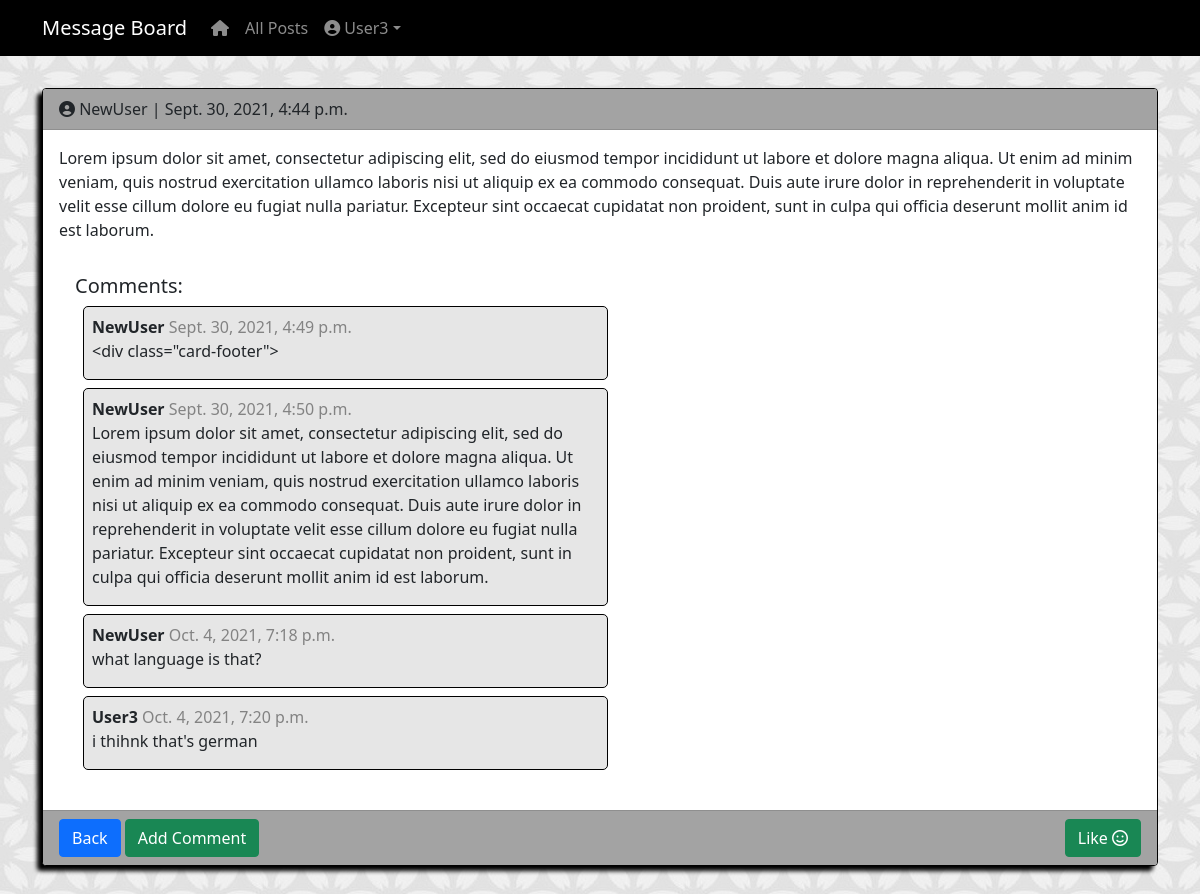
/posts/3/ (signed in), run on the app's committed database.
### accounts/models.py (models this page shows)
class CustomUser(AbstractUser):
    age = models.PositiveIntegerField(null=True, blank=True)

### posts/models.py (models this page shows, shortened)
class Post(models.Model):
    post_image = models.ImageField(null=True, blank=True, upload_to="images/")
    body = models.TextField()
    date = models.DateTimeField(auto_now_add=True)
    author = models.ForeignKey(get_user_model(), on_delete=models.CASCADE)
    likes = models.ManyToManyField(get_user_model(), related_name='likes')
    def total_likes(self):
        return self.likes.count()
    class Meta:
        ordering = ['-date',]

class Comment(models.Model):
    post = models.ForeignKey('Post', on_delete=models.CASCADE, related_name='comments')
    body = models.TextField()
    date = models.DateTimeField(auto_now_add=True)
    author = models.ForeignKey(get_user_model(), on_delete=models.CASCADE)

### posts/views.py (the view)
# urls.py: path('<int:pk>/', PostDetailView.as_view(), name='post_detail'),
class PostDetailView(DetailView):
    model = Post
    template_name = 'post_detail.html'
    def get_context_data(self, *args, **kwargs):
        context = super(PostDetailView, self).get_context_data(*args, **kwargs)
        stuff = get_object_or_404(Post, id=self.kwargs['pk'])
        total_likes = stuff.total_likes()
        liked = False
        if stuff.likes.filter(id=self.request.user.id).exists():
            liked = True
        context["total_likes"] = total_likes
        context["liked"] = liked
        return context

### templates/post_detail.html (shortened to what this page needs)
{% extends 'base.html' %}
{% block content %}
<div class="container" style="margin-bottom: 5rem;">
    <div class="card post-card">
        <div class="card-header">
            <div class="d-flex justify-content-between">
                <div>
                    <i class="fas fa-user-circle"></i> {{ post.author }} | {{ post.date }}
                </div>
            </div>
        </div>
        <div class="card-body">
        <p>{{ post.body }}</p>
<div class="card-body">
<h5>Comments:</h5>
{% if not post.comments.all %}
    No comments Yet...
{% else %}
    {% for comment in post.comments.all %}
    <div class="comment-box">
    <p><strong>{{ comment.author }}</strong> <span class="text-fade"> {{ comment.date }} </span><br>
        {{ comment.body }} <br>
        </p>
        </div>
    {% endfor %}
{% endif %}
</div>
</div>
<div class="card-footer">
    <div class="d-flex justify-content-between">
        <div>
            <a class="btn btn-primary" href="{% url 'post_list' %}">Back</a>
            <a class="btn btn-success" href="{% url 'add_comment_to_post' post.pk %}">Add Comment</a>
        </div>
        <div>
            <form action="{% url 'like_post' post.pk %}" method="POST">
                {% if liked %}
                <button type="submit", name="post_id", value="{{ post.id }}", class="btn btn-danger">
                    Unlike <i class="far fa-frown"></i></button>
                {% else %}
                <button type="submit", name="post_id", value="{{ post.id }}", class="btn btn-success">
                    Like <i class="far fa-smile"></i></button>
                {% endif %}
            </form>
        </div>
    </div>
</div>
    </div>
</div>
{% endblock content %}

### templates/base.html (shortened to what this page needs)
{% load static %}
<!DOCTYPE html>
<html>
    <head>
        <link href="https://cdn.jsdelivr.net/npm/bootstrap@5.0.2/dist/css/bootstrap.min.css" rel="stylesheet">
        <link href="{% static 'fontawesome_free/css/all.min.css' %}" rel="stylesheet" type="text/css">
        <link href="/static/css/main.css" rel="stylesheet" type="text/css">
    </head>
<body>
    <nav class="navbar navbar-expand-sm navbar-dark">
        <div class="container">
                <a class="navbar-brand ml-auto" href="{% url 'about_page' %}">Message Board</a>
                    <div class="collapse navbar-collapse" id="navbarNavDropdown">
                        <ul class="navbar-nav">
                         <li class="nav-item">
                    <a class="nav-link" aria-current="page" href="{% url 'home' %}"><i class="fas fa-home"></i></a>
                </li>
                {% if user.is_authenticated %}
                <li class="nav-item">
                    <a class="nav-link" href="{% url 'post_list' %}">All Posts</a>
                </li>
                <li class="nav-item dropdown">
                    <a class="nav-link dropdown-toggle" href="#" id="navbarDropdownMenuLink" role="button" data-bs-toggle="dropdown" aria-expanded="false">
                    <i class="fas fa-user-circle"></i> {{ user.username }}</a>
        </li>
            {% endif %}
        </ul>
        </div>
    </div>
</nav>
    <main>
        {% block content %}
        {% endblock content %}
    </main>
    </body>
</html>

### static/css/main.css (style rules this page uses)
body { background-color: silver; background-image: url(/static/images/back.jpg); }
.post-card { border: 1px solid black; box-shadow: -5px 5px 4px rgb(0, 0, 0); }
.comment-box { border: .5px solid black; margin:.5rem; border-radius: 5px; background-color: rgb(230, 230, 230); padding: .5rem; padding-bottom: 0; max-width: 50%; }
.card-header { background-color: rgb(163, 163, 163); }
.card-footer { background-color: rgb(163, 163, 163); }
.text-fade { color:rgb(131, 131, 131); }
.navbar { background-color: black; margin-bottom: 2rem; }

### data on the page
CustomUser: username "User3"
Post: author "NewUser", date "Sept. 30, 2021, 4:44 p.m.", body "Lorem ipsum dolor sit amet, consectetur adipiscing elit, sed do eiusmod tempor incididunt ut labore et dolore magna aliqua. Ut enim ad minim veniam, quis nostrud exercitation ullamco laboris nisi ut aliquip ex ea commodo consequat. Duis aute irure dolor in reprehenderit in voluptate velit esse cillum dolore eu fugiat nulla pariatur. Excepteur sint occaecat cupidatat non proident, sunt in culpa qui officia deserunt mollit anim id est laborum."
Comment: author "NewUser", date "Sept. 30, 2021, 4:49 p.m.", body "<div class=\"card-footer\">"
Comment: author "NewUser", date "Sept. 30, 2021, 4:50 p.m.", body "Lorem ipsum dolor sit amet, consectetur adipiscing elit, sed do eiusmod tempor incididunt ut labore et dolore magna aliqua. Ut enim ad minim veniam, quis nostrud exercitation ullamco laboris nisi ut aliquip ex ea commodo consequat. Duis aute irure dolor in reprehenderit in voluptate velit esse cillum dolore eu fugiat nulla pariatur. Excepteur sint occaecat cupidatat non proident, sunt in culpa qui officia deserunt mollit anim id est laborum."
Comment: author "NewUser", date "Oct. 4, 2021, 7:18 p.m.", body "what language is that?"
Comment: author "User3", date "Oct. 4, 2021, 7:20 p.m.", body "i thihnk that's german"
